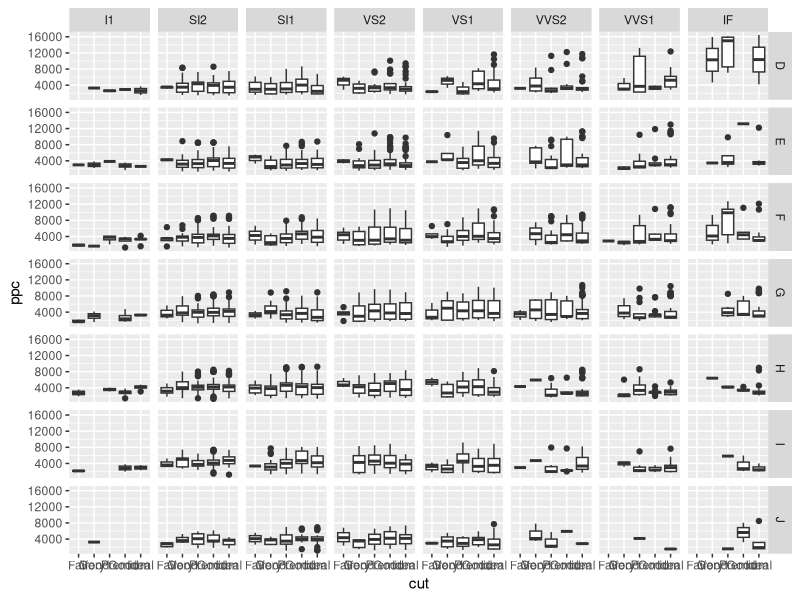
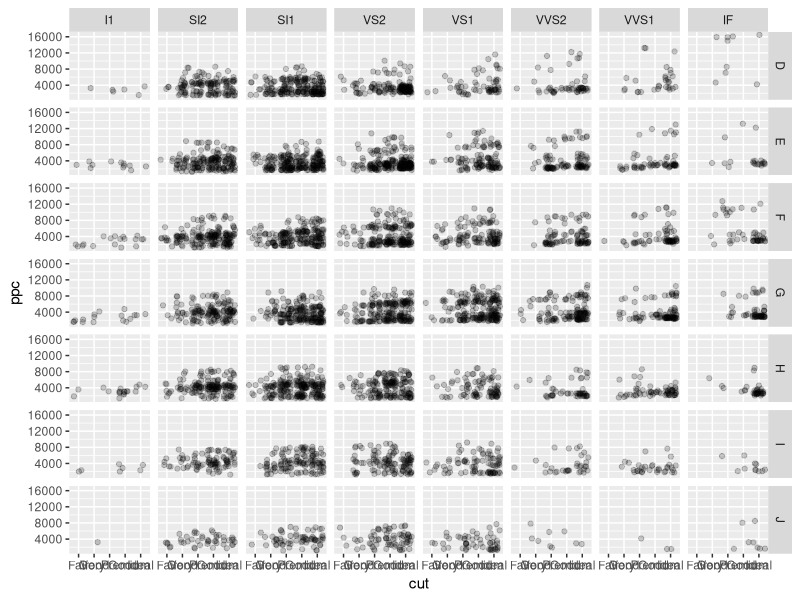
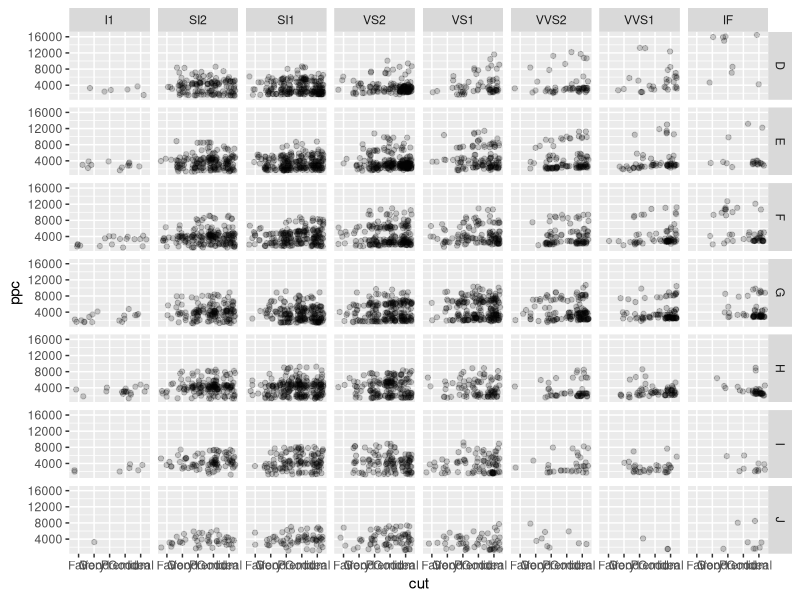

Reproduce these figures in R, in order.
## ---- chunk 1
library(tidyverse)
diamonds %>%
   sample_frac(size=.1) %>% 
   mutate(ppc = price/carat) %>% 
   select(price, carat, ppc, cut, 
   color,clarity) ->
   lild
glimpse(lild)
summary(lild)
## ---- chunk 2
lild %>% ggplot(aes(x=cut,y=ppc)) + geom_boxplot() +
  facet_grid(color~clarity)
## ---- chunk 3
lild %>% ggplot(aes(x=cut,y=ppc)) + geom_jitter(alpha=.2) +
  facet_grid(color~clarity)
## ---- chunk 4
lild %>% ggplot(aes(x=cut,y=ppc)) + 
  geom_jitter(alpha=.2) +
  facet_grid(color~clarity)
